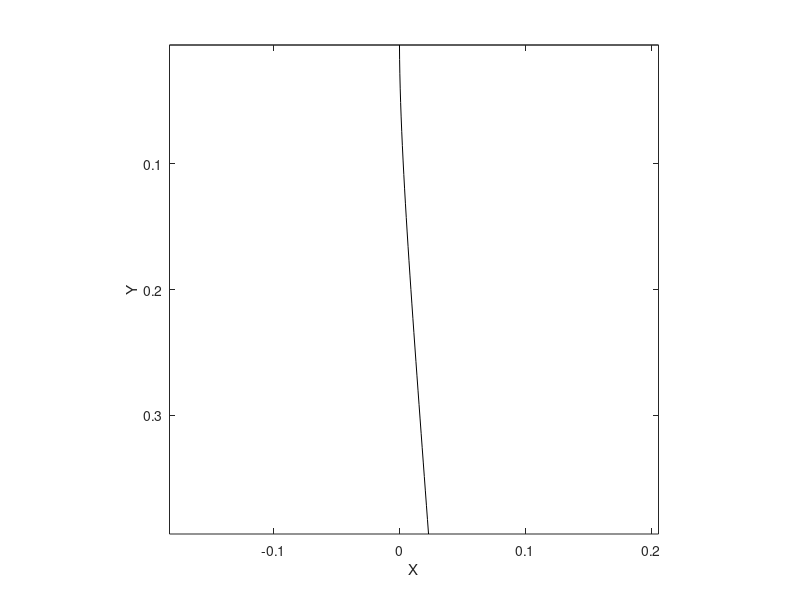

The MATLAB script that drew this image: (Note: this script raises an error after producing the figure.)
%Developed by: Shahrzad Tabatabaei, Concordia University, Mechanical, Industrial & Aerospace Engineering, Montreal, Canada
%Last modified: May 12, 2021
%This code solves for the static shape of a flexible cylinder in contact with axial flow
%The cylinder may have a imperfect upstream support and initial inclination with respect to the oncoing flow
%The solution is obtained via a central finite difference method


clc;
clear;
close all;


%%%%%%%%%%%%%%%%%%%   System parameters   %%%%%%%%%%%%%%%%%%%
L = 0.4 ;    %length of the cylinder, m
gamma = 17.6 ; %dimensionless gravitational parameter
f = 0.8 ; %end-piece shape factor 1
cb = 0.1 ; %end-piece form drag coefficient
khi_e = 0.00792 ; %end-piece shape factor 2
khi_e_bar = 0.01056 ; %end-piece shape factor 3
epsil = 25.3; %slenderness ratio
cn = 0.001; %normal frictional drag coefficient
ct = 0.0125; %tangential frictional drag coefficient
epsilon_cn = epsil * cn ; 
epsilon_ct = epsil * ct ;
xi = 1.22 ; %confinment factor 1
h = 0.455 ; %confinment factor 2
theta0 = ( 5 * pi ) / 180 ; %initial inclination angle, rad
k0 = 10 ^ 10 ; %dimensionless translational spring constant
k0_star = 10 ^ 10 ; %dimensionless rotational spring constant

%%%%%%%%%%%%%%%%%%%   Varying parameters   %%%%%%%%%%%%%%%%%%%
N = 35 ;     %number of elements used in the FDM solution
u = 0.001 : 0.01 : 2.97 ;    %nondimensional flow velocity

%%%%%%%%%%%%%%%%%%%   Variables   %%%%%%%%%%%%%%%%%%%

d = zeros ( N , 1 ) ;
AAmatrix = zeros ( N+4, N+4 ) ;
BBmatrix = zeros (N+4,1) ;
x = zeros (N,1);
c1 = zeros( N , 1 ) ;
c2 = zeros( N , 1 ) ;
c3 = zeros( N , 1 ) ;
displacement = zeros ( 10 , N ) ;

%%%%%%%%%%%%%  discretization along the length  %%%%%%%%%%%%%  

for r = 1 : N
        
        x ( r , 1 ) = ( L / ( 2 * N ) ) + ( r - 1 ) * ( L / N ) ;
        
end
 
zeta = x / L ;

%%%%%%%%%%%%%%%%%%%%%%%%%%%%%%%%%%%%%%%%%%%%%%%%%%%%%%%%    

average_theta_s = zeros ( 1 , length ( u ) ) ;
Slope_of_the_line = zeros ( 1 , length ( u ) ) ;
Slope_of_the_line_in_degrees = zeros ( 1 , length ( u ) ) ;
Slope = zeros ( length ( u ) , N ) ;
theta_s_of_tip = zeros ( length ( u ) ) ;

for mn = 1 : length ( u )
  
          a = ( gamma * ( cos(theta0) ) ) + ( 0.5 * epsilon_ct * ( ( u ( mn ) ) ^ 2 ) * h ) + ( 0.5 * epsilon_cn * ( ( u ( mn ) ) ^ 2 ) ) ;
    
    
    for ii = 1 : N 
        
        d ( ii , 1 ) = - ( gamma * ( cos(theta0) ) * ( 1 - ( 1 / ( 2 * N ) ) - ( ( 1 * ( ii - 1 ) ) / N ) ) ) - ( 0.5 * epsilon_ct * ( ( u ( mn ) ) ^ 2 ) * ( 1 - ( 1 / ( 2 * N ) ) - ( ( 1 * ( ii - 1 ) ) / N ) ) ) ...
            + ( xi * ( ( u ( mn ) ) ^ 2 ) * ( ( cos(theta0) ) ^ 2 ) ) -( gamma * ( cos(theta0) ) * khi_e ) - ( 0.5 * cb * ( ( u ( mn ) ) ^ 2 ) )...
            - ( 0.5 * epsilon_ct * ( ( u ( mn ) ) ^ 2 ) * khi_e * h ) - ( 0.5 * epsilon_ct * ( ( u ( mn ) ) ^ 2 ) * h * ( 1 - ( 1 / ( 2 * N ) ) - ( ( 1 * ( ii - 1 ) ) / N ) ) ) - ( 0.5 * epsilon_ct * ( ( u ( mn ) ) ^ 2 ) * khi_e_bar ) ;
       
    end
    
   e = - ( gamma * ( sin(theta0) ) )  - ( 0.5 * epsilon_cn * ( ( u ( mn ) ) ^ 2 ) * ( ( sin(theta0) ) / ( cos(theta0) ) ) )  ;
       
    for j = 1 : N
    
       c1 (j,1) =  ( a / ( 2 * ( N  ^ 3 ) ) ) - 4 + ( d(j,1) / ( N ^ 2 ) ) ;
       c2 (j,1) =  6 - ( ( 2 * d(j,1) ) / ( N ^ 2 ) ) ;
       c3 (j,1) =  - ( ( a / ( 2 * ( N ^ 3 ) ) ) + 4 - ( ( d(j,1) ) / ( N ^ 2 ) ) ) ;
    
    end
    
    c4 =  - ( e / ( N ^ 4 ) ) ;
   
      
    dprime = 3 - ( k0 / ( 2 * ( N ^ 3 ) ) ) + ( 1 / ( N ^ 2 ) ) * ( gamma * ( cos(theta0) ) + 0.5 * epsilon_ct * ( ( u ( mn ) ) ^ 2 ) * ( 1 + khi_e_bar ) ...
             + gamma * ( cos(theta0) ) * khi_e + 0.5 * epsilon_ct * ( ( u ( mn ) ) ^ 2 ) * khi_e * h + 0.5 * epsilon_ct * ( ( u ( mn ) ) ^ 2 ) * h ...
             + 0.5 * cb * ( ( u ( mn ) ) ^ 2 ) ) ;
       
          
    eprime = 3 + ( k0 / ( 2 * ( N ^ 3 ) ) ) + ( 1 / ( N ^ 2 ) ) * ( gamma * ( cos(theta0) ) + 0.5 * epsilon_ct * ( ( u ( mn ) ) ^ 2 ) * ( 1 + khi_e_bar ) ...
             + gamma * ( cos(theta0) ) * khi_e + 0.5 * epsilon_ct * ( ( u ( mn ) ) ^ 2 ) * khi_e * h + 0.5 * epsilon_ct * ( ( u ( mn ) ) ^ 2 ) * h ...
             + 0.5 * cb * ( ( u ( mn ) ) ^ 2 ) ) ;
       
       
    bprime = ( ( f * xi * ( ( u ( mn ) ) ^ 2 ) * ( cos( 2 * theta0) ) ) / ( N ^ 2 ) ) ...
           - ( ( epsilon_cn * ( ( u ( mn ) ) ^ 2 ) * khi_e_bar ) / ( 2 * ( N ^ 2 ) ) ) ...
           - ( ( epsilon_ct * ( ( u ( mn ) ) ^ 2 ) * khi_e * h ) / ( 2 * ( N ^ 2 ) ) ) ...
           - ( ( gamma * ( cos(theta0) ) * khi_e ) / ( N ^ 2 ) ) ;
       
       
       cprime = ( ( gamma * ( sin (theta0) ) * khi_e ) / ( N ^ 3 ) ) - ( ( f * xi * ( ( u ( mn ) ) ^ 2 ) * ( cos( theta0) ) * ( sin( theta0) ) ) / ( N ^ 3 ) ) ...
           + ( ( epsilon_cn * ( ( u ( mn ) ) ^ 2 ) * khi_e_bar * ( ( sin(theta0) ) / ( cos(theta0) ) ) ) / ( 2 * ( N ^ 3 ) ) ) ;
  
    
    c1prime = - ( 1 + ( ( 2 * k0_star ) / N ) ) ;
    c2prime = - ( 1 - ( ( 2 * k0_star ) / N ) ) ;
    c3prime = - dprime ;
    c4prime =  eprime ;
    c5prime = - ( 3 - bprime ) ;
    c6prime = 3 - bprime ;
    c7prime = - cprime ; 
  
  
    AAmatrix ( 1:2 , 1:4 ) = [ 1 , c2prime , c1prime , 1 ; -1 , c4prime , c3prime , 1 ] ;
    AAmatrix ( 3 , 1 ) = 1 ;
    AAmatrix ( 3 , 2 ) = c3 (1,1) ;
    AAmatrix ( 4 , 2 ) = 1 ;
    AAmatrix ( N+2 , N+3 ) = c1 (N,1) ;
    AAmatrix ( N+1 , N+3 ) = 1 ;
    AAmatrix ( N+2 , N+4 ) = 1 ;
    
    
    Amatrix = diag( ones(1,N-2) , 2 ) + diag( ones(1,N-2) , -2 );
    
    for p2 = 1 : N
        
        Amatrix ( p2 , p2 ) = c2 ( p2 , 1) ;
        
    end
    
    for pp = 1: N-1
        
         Amatrix ( pp , pp + 1 ) = c1 ( pp , 1) ;
         Amatrix ( pp + 1 , pp ) = c3 ( pp + 1 , 1) ;
         
    end
    

    
    AAmatrix ( 3:N+2 , 3:N+2) = Amatrix ;

    AAmatrix ( N+3:N+4 , N+1:N+4 ) = [ -1 , c6prime , c5prime , 1 ; 1 , -1 , -1 , 1 ] ;
    Bmatrix = c4 * ones (N,1) ;
    BBmatrix ( 3:N+2 , 1 ) = Bmatrix ;
    BBmatrix ( N+3 , 1 ) = c7prime ;
    eta = AAmatrix \ BBmatrix;   % since nondimensional equation is solved, the obtained value is eta
    eta1 = eta ( 3: N + 2 , 1 ) ;  %The first and second rows are eta(-1) and eta(0).
    y = ( eta1 ) * L ;
    
    %%%%%%%%%%%%%%%%%%    Static shape before rotation    %%%%%%%%%%%%%%%%%%
    figure(1)
    displacement(mn,1:N) = y ;
    plot ( displacement(mn,1:N) , x, 'color', [0 0 0])
    ylabel('Y') 
    xlabel('X') 
    axis equal
    view([0 -90])
    
    hold on
    %%%% Theta_s of tip is calculated using a straight line, curvefitted to
    %%%% the 1/3 of the end portion of the beam %%%%%%%
    
    q = round ( ( 2 / 3 ) * N ) ;
    displacement1 ( mn , 1 : N - q + 1 ) = y ( q : N ) ;   
    x1 = x ( q : N ) ;
    x11 = x1' ;
    p_line = polyfit ( x11 , displacement1 ( mn , 1 : N - q + 1 ) , 1 ) ;
    Slope_of_the_line( 1, mn ) = p_line ( 1 ) ;
    Slope_of_the_line_in_degrees ( 1 , mn ) = ( ( atan ( Slope_of_the_line( 1 , mn ) ) ) * 180 ) / pi ;
    function_line = polyval ( p_line , x11 ) ; 
    axis equal
    view([0 -90])
    hold on
    
    ax = gca;
    ax.XDir = 'reverse';
    Slope ( mn , 1 ) = ( eta1 ( 1 , 1 ) ) ./ ( zeta ( 1 , 1 ) ) ;
    
    for w = 1 : N - 1
        Slope ( mn , w + 1 ) = ( eta1 ( w + 1 , 1 ) - eta1 ( w , 1 ) ) / ( zeta ( w+1 , 1 ) - zeta ( w , 1 ) ) ;
    end
    
    %Slope = eta1 ./ zeta ;
    theta_s_of_tip ( mn ) = atan ( Slope ( mn , N ) ) ;
    theta_s_of_tip_in_degrees = theta_s_of_tip * (180/pi) ;
    
    figure (2)
    plot ( u(1,mn), displacement(mn,N)/L,'k.','MarkerSize',10 )
    xlabel('u') 
    ylabel('displacement') 
    set(gca,'xtick', (0:0.25:u(mn)))
    set(gca,'XMinorTick','on')
    hold on
    average_theta_s ( 1 , mn ) = mean ( atan ( Slope( mn , 1 : N ) ) ) ;
    average_theta_s_in_degrees = average_theta_s * (180/pi) ;
end

